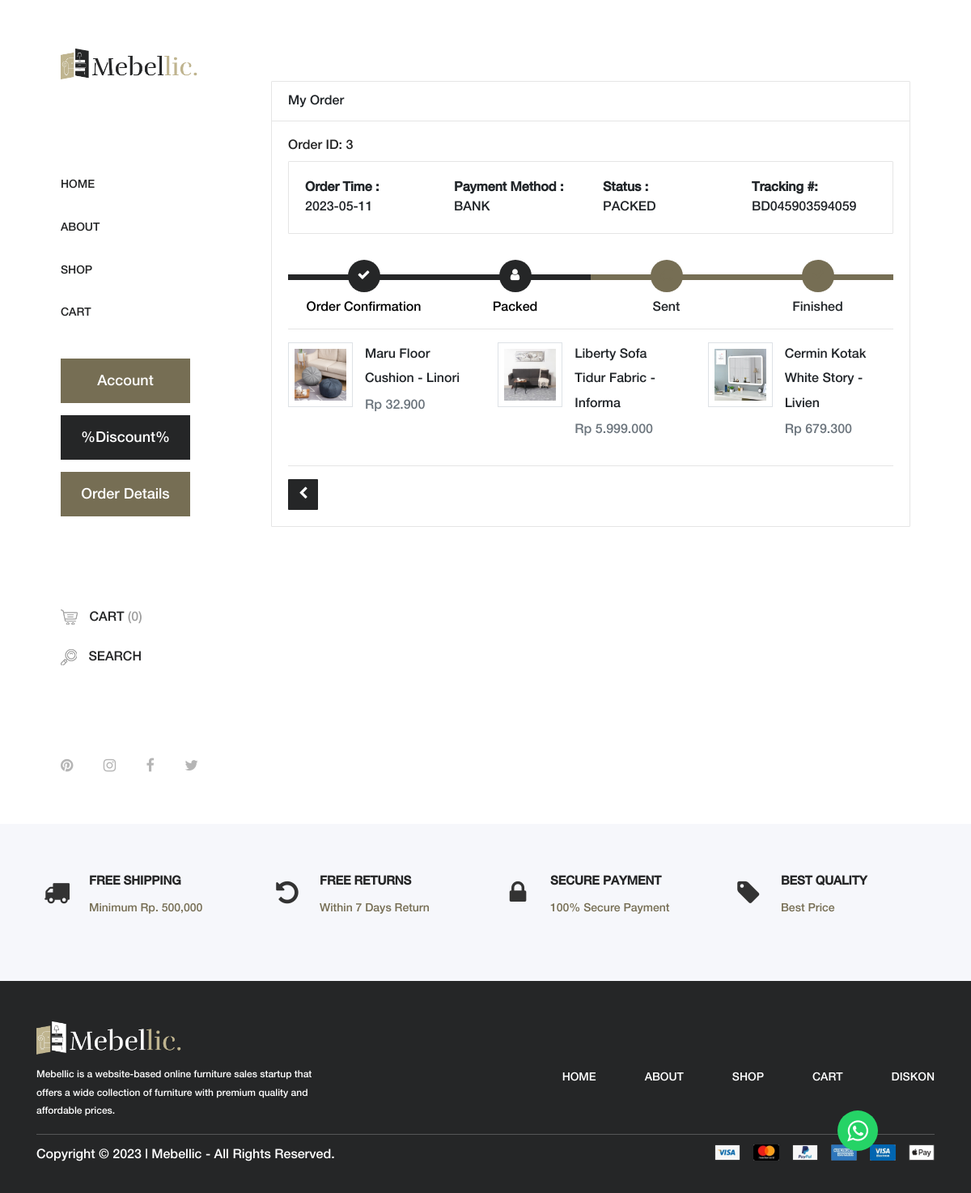
The page /order-detail.php?KHSCJS=DPKACHJES&id=3 (signed in) on the database its author committed.
### tables this page shows
CREATE TABLE `checkout` (
  `order_id` int(11) NOT NULL,
  `id_session` int(11) NOT NULL,
  `nama_pemesan` varchar(250) NOT NULL,
  `notelp_pemesan` varchar(21) NOT NULL,
  `email_pemesan` varchar(250) NOT NULL,
  `alamat_pemesan` varchar(250) NOT NULL,
  `purchise_type` varchar(250) NOT NULL,
  `payment_status` varchar(250) NOT NULL,
  `totals` varchar(100) NOT NULL,
  `creation_date` date NOT NULL,
  `creation_time` time NOT NULL,
  `order_status` varchar(100) NOT NULL
);

CREATE TABLE `order_detail` (
  `detail_id` int(11) NOT NULL,
  `order_id` int(11) NOT NULL,
  `img` varchar(100) NOT NULL,
  `item_code` varchar(11) NOT NULL,
  `item_name` varchar(100) NOT NULL,
  `qty` int(11) NOT NULL,
  `disc` int(3) NOT NULL,
  `price` varchar(11) NOT NULL
);

### order-detail.php (the view, shortened to what this page needs)
<?php
require 'functions.php';
?>
<!DOCTYPE html>
<html lang="en">
<head>
    <link rel="stylesheet" href="css/core-style.css">
    <link rel="stylesheet" href="style.css">
</head>
<body>
    <div class="main-content-wrapper d-flex clearfix">
        <header class="header-area clearfix">
            <div class="logo">
                <a href="index.php"><img src="img/core-img/logo.png" alt=""></a>
            </div>
            <nav class="amado-nav">
                <ul>
                    <li><a href="index.php">Home</a></li>
                    <li><a href="about.html">About</a></li>
                    <li><a href="shop1.php">Shop</a></li>
                    <li><a href="cart.php">Cart</a></li>
                </ul>
            </nav>
            <div class="amado-btn-group mt-30 mb-100">
                <a href="account.php" class="btn amado-btn mb-15">Account</a>
                <a href="diskon.php" class="btn amado-btn mb-15 active">%Discount%</a>
                <a href="order-detail.php" class="btn amado-btn mb-15">Order Details</a>
            </div>
            <div class="cart-fav-search mb-100">
                <a href="cart.php" class="cart-nav"><img src="img/core-img/cart.png" alt=""> Cart <span>(0)</span></a>
                <a href="#" class="search-nav"><img src="img/core-img/search.png" alt=""> Search</a>
            </div>
            <div class="social-info d-flex justify-content-between">
                <a href="#"><i class="fa fa-pinterest" aria-hidden="true"></i></a>
                <a href="https://instagram.com/mebellic_id?utm_medium=copy_link"><i class="fa fa-instagram" aria-hidden="true"></i></a>
                <a href="#"><i class="fa fa-facebook" aria-hidden="true"></i></a>
                <a href="#"><i class="fa fa-twitter" aria-hidden="true"></i></a>
            </div>
        </header>
        <?php
            $act = @$_GET['KHSCJS'];
            switch($act){
            ?>
        <?php
                case 'DPKACHJES':
            ?>
    <div class="single-product-area section-padding-100 clearfix">
            <div class="container-fluid">
        <?php
            $id = $_GET['id'];
            $sql_1 = "SELECT * FROM checkout WHERE order_id = '".$id."'";
            $result_1 = mysqli_query($koneksi, $sql_1);
            while ($dataa = mysqli_fetch_array($result_1)) {
        ?>
        <article class="card">
        <header class="card-header"> My Order</header>
        <div class="card-body">
            <h6>Order ID: <?= $dataa['order_id'] ?></h6>
            <article class="card">
                <div class="card-body row">
                    <div class="col"> <strong>Order Time :</strong> <br><?= $dataa['creation_date']; ?></div>
                    <div class="col"> <strong>Payment Method :</strong> <br> <?= strtoupper($dataa['purchise_type']); ?></div>
                    <div class="col"> <strong>Status :</strong> <br> <?= strtoupper($dataa['payment_status']); ?> </div>
                    <div class="col"> <strong>Tracking #:</strong> <br> BD045903594059 </div>
                </div>
            </article>
            <div class="track">
                <?php if($dataa['payment_status'] == 'packed'){ ?>
                <div class="step active"> <span class="icon"> <i class="fa fa-check"></i> </span> <span class="text">Order Confirmation</span> </div>
                <div class="step active"> <span class="icon"> <i class="fa fa-user"></i> </span> <span class="text">Packed</span> </div>
                <div class="step "> <span class="icon"> <i class="fa fa-truck"></i> </span> <span class="text">Sent</span> </div>
                <div class="step "> <span class="icon"> <i class="fa fa-check"></i> </span> <span class="text">Finished</span> </div>
                <?php } else if ($dataa['payment_status'] == 'sent') { ?>
                    <div class="step active"> <span class="icon"> <i class="fa fa-check"></i> </span> <span class="text">Order Confirmation</span> </div>
                <div class="step active"> <span class="icon"> <i class="fa fa-user"></i> </span> <span class="text">Packed</span> </div>
                <div class="step "> <span class="icon"> <i class="fa fa-truck"></i> </span> <span class="text">Sent</span> </div>
                <div class="step "> <span class="icon"> <i class="fa fa-check"></i> </span> <span class="text">Finished</span> </div>
                <?php } else if ($dataa['payment_status'] == 'finished') { ?>
                    <div class="step active"> <span class="icon"> <i class="fa fa-check"></i> </span> <span class="text">Order Confirmation</span> </div>
                <div class="step active"> <span class="icon"> <i class="fa fa-user"></i> </span> <span class="text">Packed</span> </div>
                <div class="step "> <span class="icon"> <i class="fa fa-truck"></i> </span> <span class="text">Sent</span> </div>
                <div class="step "> <span class="icon"> <i class="fa fa-check"></i> </span> <span class="text">Finished</span> </div>
                <?php } ?>
            </div>
            <hr>
            <ul class="row">
                <?php
                    $sql_4 = "SELECT * FROM checkout INNER JOIN order_detail ON checkout.order_id = order_detail.order_id WHERE order_detail.order_id = '".$id."'" ;
                    $result_4 = mysqli_query($koneksi, $sql_4);
                    while ($data = mysqli_fetch_array($result_4)) {
                ?>
                <li class="col-md-4">
                    <figure class="itemside mb-3">
                        <div class="aside"><img src="img/product-img/<?= $data['img'] ?>" class="img-sm border"></div>
                        <figcaption class="info align-self-center">
                            <p class="title"><?= $data['item_name']; ?></p> <span class="text-muted"><?php echo 'Rp '.number_format($data['price'],0,".",".").''?> </span>
                        </figcaption>
                    </figure>
                </li>
                <?php } ?>
            </ul>
            <hr> <a href="order-detail.php" class="btn btn-custom" data-abc="true"> <i class="fa fa-chevron-left"></i> </a>
        </div>
    </article>
    <br><br><br>
    <?php } ?>
            </div>
        </div>
    </div>
    <?php } ?>
    <section class="shop-services section home">
        <div class="container">
            <div class="row">
                <div class="col-lg-3 col-md-6 col-12">
                    <div class="single-service">
                        <i class="fa fa-truck"></i>
                        <h4>Free Shipping</h4>
                        <p>Minimum Rp. 500,000</p>
                    </div>
                </div>
                <div class="col-lg-3 col-md-6 col-12">
                    <div class="single-service">
                        <i class="fa fa-undo"></i>
                        <h4>Free Returns</h4>
                        <p>Within 7 Days Return</p>
                    </div>
                </div>
                <div class="col-lg-3 col-md-6 col-12">
                    <div class="single-service">
                        <i class="fa fa-lock"></i>
                        <h4>Secure Payment</h4>
                        <p>100% Secure Payment</p>
                    </div>
                </div>
                <div class="col-lg-3 col-md-6 col-12">
                    <div class="single-service">
                        <i class="fa fa-tag"></i>
                        <h4>Best Quality</h4>
                        <p>Best Price</p>
                    </div>
                </div>
            </div>
        </div>
    </section>
    <?php require 'ui/footer.php';?>
    <a href="https://api.whatsapp.com/send?phone=6285775723618&text=Hai%20Mebellic" class="wa d-flex align-items-center justify-content-center"><i class="fa fa-whatsapp"></i></a>
</body>
</html>

### rows shown on the page
checkout: order_id "3", creation_date "2023-05-11", purchise_type "BANK", payment_status "PACKED", shows "Order Confirmation", order_detail.img (picture), order_detail.item_name "Maru Floor Cushion - Linori", order_detail.price "32.900", order_detail.item_name "Liberty Sofa Tidur Fabric - Informa", order_detail.price "5.999.000", order_detail.item_name "Cermin Kotak White Story - Livien", order_detail.price "679.300"
